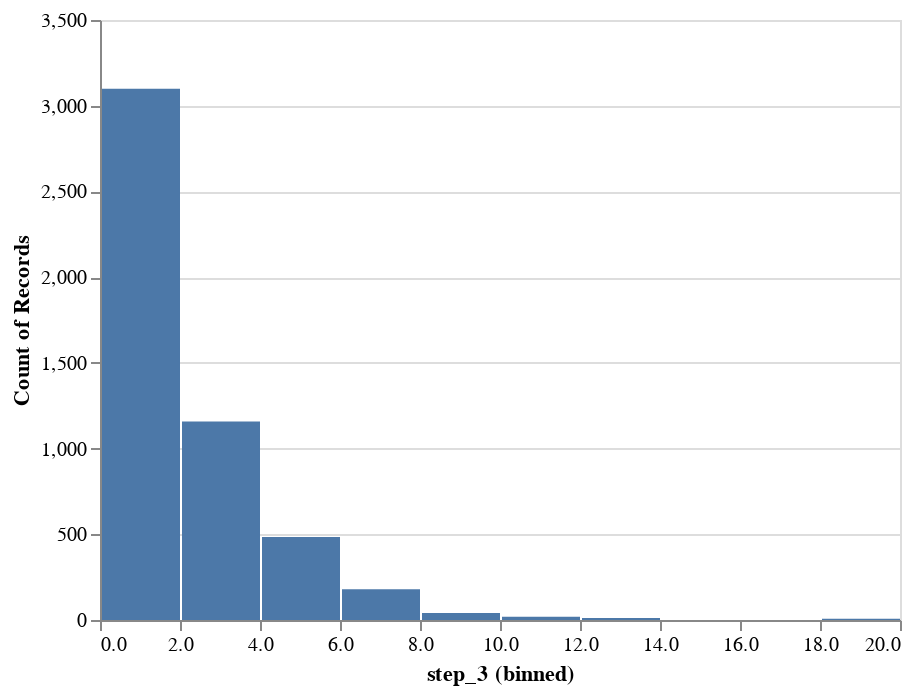

Notebook code for this chart:
### Code cell
df_elements = pd.DataFrame(pd.read_csv('widgets.csv'), columns=['step_1', 'step_2', 'step_3'])[:5000]
df_elements = df_elements.reset_index(level=0)
alt.Chart(df_elements).mark_bar(orient='horizontal').encode(
    alt.X('step_3', bin=True), alt.Y('count()'),
)

### Figure 1 — Vega-Lite specification as saved in the notebook (floating-point values rounded to 4 significant figures; data arrays with more than 128 entries replaced by an {"elided": "..."} marker saying what was removed)
{"config": {"view": {"continuousWidth": 400, "continuousHeight": 300}}, "data": {"name": "data-15a8c7553a236cb64086a4e48b667ade"}, "mark": {"type": "bar", "orient": "horizontal"}, "encoding": {"x": {"bin": true, "field": "step_3", "type": "quantitative"}, "y": {"aggregate": "count", "type": "quantitative"}}, "$schema": "https://vega.github.io/schema/vega-lite/v4.17.0.json", "datasets": {"data-15a8c7553a236cb64086a4e48b667ade": {"elided": "5000 records"}}}
